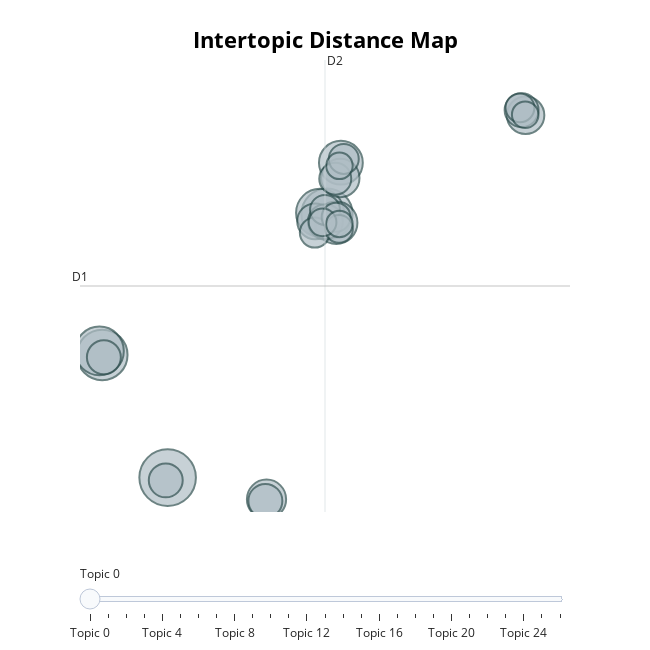

The notebook cell saved with this chart:
### Code cell
topic_fig = topic_model.visualize_topics()
topic_fig.show()
# topic_model.visual

### Figure 1 — Plotly figure (JSON) as saved in the notebook; plotly's stock layout.template omitted (floating-point values rounded to 4 significant figures)
{"data": [{"customdata": [[0, "116 | 115 | 28 | 29 | 175", 50], [1, "dir | ans | échéant | jour | pre", 41], [2, "2006 | 2005 | 2007 | 2004 | 1960", 40], [3, "2003 | 2002 | 1999 | 1994 | 1988", 37], [4, "ainsi | puis | également | pourtant | correspondait", 36], [5, "technologiques | technologique | métiers | professionnel | ouvrières", 30], [6, "vst | vol | dcsf |  | ", 28], [7, "école | scolaires | scolaire | écoles | schooling", 24], [8, "égales | mathématiques | égale | maths | égalité", 23], [9, "sexes | hommes | sexe | masculinités | sex", 22], [10, "nationale | internationales | mondiale |  | ", 20], [11, "garçons | garçon |  |  | ", 19], [12, "93 | 94 | 81 | 84 | 79", 18], [13, "filles | girls | fille | children | ", 18], [14, "éducation | education | éducatif | enseignement | pédagogique", 18], [15, "2008 |  |  |  | ", 18], [16, "plus | effet |  |  | ", 16], [17, "secondaire | supérieur | part |  | ", 14], [18, "scientifiques | scientifique | sciences | physique | biologiques", 14], [19, "duru | degré | davaud | méron | ", 14], [20, "esf | esen | epf | fax | ipsos", 13], [21, "naissance | famille | familial | familiales | mère", 13], [22, "lagrange | vigneron | lévy | larhra | totaux", 12], [23, "11 | sixième |  |  | ", 12], [24, "recherches | recherche | débats | étude | information", 11], [25, "femmes | féminine |  |  | ", 11], [26, "genre | littérature | artistiques | novelle | bibliographie", 11]], "hovertemplate": "<b>Topic %{customdata[0]}</b><br>%{customdata[1]}<br>Size: %{customdata[2]}", "legendgroup": "", "marker": {"color": "#B0BEC5", "line": {"color": "DarkSlateGrey", "width": 2}, "size": [50, 41, 40, 37, 36, 30, 28, 24, 23, 22, 20, 19, 18, 18, 18, 18, 16, 14, 14, 14, 13, 13, 12, 12, 11, 11, 11], "sizemode": "area", "sizeref": 0.03125, "symbol": "circle"}, "mode": "markers", "name": "", "orientation": "v", "showlegend": false, "type": "scatter", "x": [-5.223, 8.243, -10.75, -10.98, 7.656, 9.416, 9.026, 3.132, 9.367, 25.02, 7.237, 8.103, -5.382, 24.68, 3.036, -10.61, 8.94, 7.211, 9.66, 8.072, 9.01, 24.55, 9.256, 7.867, 9.294, 24.99, 9.29], "xaxis": "x", "y": [-2.928, 12.29, 4.156, 4.387, 12.36, 15.26, 11.79, -4.175, 14.37, 18.0, 11.87, 11.85, -3.087, 18.29, -4.273, 4.017, 14.33, 11.22, 15.47, 12.53, 12.1, 18.42, 11.43, 11.81, 15.07, 18.03, 11.72], "yaxis": "y"}], "layout": {"annotations": [{"showarrow": false, "text": "D1", "x": -12.63, "y": 8.136, "yshift": 10}, {"showarrow": false, "text": "D2", "x": 8.073, "xshift": 10, "y": 21.19}], "height": 650, "hoverlabel": {"bgcolor": "white", "font": {"family": "Rockwell", "size": 16}}, "legend": {"itemsizing": "constant", "tracegroupgap": 0}, "margin": {"t": 60}, "shapes": [{"line": {"color": "#CFD8DC", "width": 2}, "type": "line", "x0": 8.073, "x1": 8.073, "y0": -4.914, "y1": 21.19}, {"line": {"color": "#9E9E9E", "width": 2}, "type": "line", "x0": -12.63, "x1": 28.77, "y0": 8.136, "y1": 8.136}], "sliders": [{"active": 0, "pad": {"t": 50}, "steps": [{"args": [{"marker.color": [["red", "#B0BEC5", "#B0BEC5", "#B0BEC5", "#B0BEC5", "#B0BEC5", "#B0BEC5", "#B0BEC5", "#B0BEC5", "#B0BEC5", "#B0BEC5", "#B0BEC5", "#B0BEC5", "#B0BEC5", "#B0BEC5", "#B0BEC5", "#B0BEC5", "#B0BEC5", "#B0BEC5", "#B0BEC5", "#B0BEC5", "#B0BEC5", "#B0BEC5", "#B0BEC5", "#B0BEC5", "#B0BEC5", "#B0BEC5"]]}], "label": "Topic 0", "method": "update"}, {"args": [{"marker.color": [["#B0BEC5", "red", "#B0BEC5", "#B0BEC5", "#B0BEC5", "#B0BEC5", "#B0BEC5", "#B0BEC5", "#B0BEC5", "#B0BEC5", "#B0BEC5", "#B0BEC5", "#B0BEC5", "#B0BEC5", "#B0BEC5", "#B0BEC5", "#B0BEC5", "#B0BEC5", "#B0BEC5", "#B0BEC5", "#B0BEC5", "#B0BEC5", "#B0BEC5", "#B0BEC5", "#B0BEC5", "#B0BEC5", "#B0BEC5"]]}], "label": "Topic 1", "method": "update"}, {"args": [{"marker.color": [["#B0BEC5", "#B0BEC5", "red", "#B0BEC5", "#B0BEC5", "#B0BEC5", "#B0BEC5", "#B0BEC5", "#B0BEC5", "#B0BEC5", "#B0BEC5", "#B0BEC5", "#B0BEC5", "#B0BEC5", "#B0BEC5", "#B0BEC5", "#B0BEC5", "#B0BEC5", "#B0BEC5", "#B0BEC5", "#B0BEC5", "#B0BEC5", "#B0BEC5", "#B0BEC5", "#B0BEC5", "#B0BEC5", "#B0BEC5"]]}], "label": "Topic 2", "method": "update"}, {"args": [{"marker.color": [["#B0BEC5", "#B0BEC5", "#B0BEC5", "red", "#B0BEC5", "#B0BEC5", "#B0BEC5", "#B0BEC5", "#B0BEC5", "#B0BEC5", "#B0BEC5", "#B0BEC5", "#B0BEC5", "#B0BEC5", "#B0BEC5", "#B0BEC5", "#B0BEC5", "#B0BEC5", "#B0BEC5", "#B0BEC5", "#B0BEC5", "#B0BEC5", "#B0BEC5", "#B0BEC5", "#B0BEC5", "#B0BEC5", "#B0BEC5"]]}], "label": "Topic 3", "method": "update"}, {"args": [{"marker.color": [["#B0BEC5", "#B0BEC5", "#B0BEC5", "#B0BEC5", "red", "#B0BEC5", "#B0BEC5", "#B0BEC5", "#B0BEC5", "#B0BEC5", "#B0BEC5", "#B0BEC5", "#B0BEC5", "#B0BEC5", "#B0BEC5", "#B0BEC5", "#B0BEC5", "#B0BEC5", "#B0BEC5", "#B0BEC5", "#B0BEC5", "#B0BEC5", "#B0BEC5", "#B0BEC5", "#B0BEC5", "#B0BEC5", "#B0BEC5"]]}], "label": "Topic 4", "method": "update"}, {"args": [{"marker.color": [["#B0BEC5", "#B0BEC5", "#B0BEC5", "#B0BEC5", "#B0BEC5", "red", "#B0BEC5", "#B0BEC5", "#B0BEC5", "#B0BEC5", "#B0BEC5", "#B0BEC5", "#B0BEC5", "#B0BEC5", "#B0BEC5", "#B0BEC5", "#B0BEC5", "#B0BEC5", "#B0BEC5", "#B0BEC5", "#B0BEC5", "#B0BEC5", "#B0BEC5", "#B0BEC5", "#B0BEC5", "#B0BEC5", "#B0BEC5"]]}], "label": "Topic 5", "method": "update"}, {"args": [{"marker.color": [["#B0BEC5", "#B0BEC5", "#B0BEC5", "#B0BEC5", "#B0BEC5", "#B0BEC5", "red", "#B0BEC5", "#B0BEC5", "#B0BEC5", "#B0BEC5", "#B0BEC5", "#B0BEC5", "#B0BEC5", "#B0BEC5", "#B0BEC5", "#B0BEC5", "#B0BEC5", "#B0BEC5", "#B0BEC5", "#B0BEC5", "#B0BEC5", "#B0BEC5", "#B0BEC5", "#B0BEC5", "#B0BEC5", "#B0BEC5"]]}], "label": "Topic 6", "method": "update"}, {"args": [{"marker.color": [["#B0BEC5", "#B0BEC5", "#B0BEC5", "#B0BEC5", "#B0BEC5", "#B0BEC5", "#B0BEC5", "red", "#B0BEC5", "#B0BEC5", "#B0BEC5", "#B0BEC5", "#B0BEC5", "#B0BEC5", "#B0BEC5", "#B0BEC5", "#B0BEC5", "#B0BEC5", "#B0BEC5", "#B0BEC5", "#B0BEC5", "#B0BEC5", "#B0BEC5", "#B0BEC5", "#B0BEC5", "#B0BEC5", "#B0BEC5"]]}], "label": "Topic 7", "method": "update"}, {"args": [{"marker.color": [["#B0BEC5", "#B0BEC5", "#B0BEC5", "#B0BEC5", "#B0BEC5", "#B0BEC5", "#B0BEC5", "#B0BEC5", "red", "#B0BEC5", "#B0BEC5", "#B0BEC5", "#B0BEC5", "#B0BEC5", "#B0BEC5", "#B0BEC5", "#B0BEC5", "#B0BEC5", "#B0BEC5", "#B0BEC5", "#B0BEC5", "#B0BEC5", "#B0BEC5", "#B0BEC5", "#B0BEC5", "#B0BEC5", "#B0BEC5"]]}], "label": "Topic 8", "method": "update"}, {"args": [{"marker.color": [["#B0BEC5", "#B0BEC5", "#B0BEC5", "#B0BEC5", "#B0BEC5", "#B0BEC5", "#B0BEC5", "#B0BEC5", "#B0BEC5", "red", "#B0BEC5", "#B0BEC5", "#B0BEC5", "#B0BEC5", "#B0BEC5", "#B0BEC5", "#B0BEC5", "#B0BEC5", "#B0BEC5", "#B0BEC5", "#B0BEC5", "#B0BEC5", "#B0BEC5", "#B0BEC5", "#B0BEC5", "#B0BEC5", "#B0BEC5"]]}], "label": "Topic 9", "method": "update"}, {"args": [{"marker.color": [["#B0BEC5", "#B0BEC5", "#B0BEC5", "#B0BEC5", "#B0BEC5", "#B0BEC5", "#B0BEC5", "#B0BEC5", "#B0BEC5", "#B0BEC5", "red", "#B0BEC5", "#B0BEC5", "#B0BEC5", "#B0BEC5", "#B0BEC5", "#B0BEC5", "#B0BEC5", "#B0BEC5", "#B0BEC5", "#B0BEC5", "#B0BEC5", "#B0BEC5", "#B0BEC5", "#B0BEC5", "#B0BEC5", "#B0BEC5"]]}], "label": "Topic 10", "method": "update"}, {"args": [{"marker.color": [["#B0BEC5", "#B0BEC5", "#B0BEC5", "#B0BEC5", "#B0BEC5", "#B0BEC5", "#B0BEC5", "#B0BEC5", "#B0BEC5", "#B0BEC5", "#B0BEC5", "red", "#B0BEC5", "#B0BEC5", "#B0BEC5", "#B0BEC5", "#B0BEC5", "#B0BEC5", "#B0BEC5", "#B0BEC5", "#B0BEC5", "#B0BEC5", "#B0BEC5", "#B0BEC5", "#B0BEC5", "#B0BEC5", "#B0BEC5"]]}], "label": "Topic 11", "method": "update"}, {"args": [{"marker.color": [["#B0BEC5", "#B0BEC5", "#B0BEC5", "#B0BEC5", "#B0BEC5", "#B0BEC5", "#B0BEC5", "#B0BEC5", "#B0BEC5", "#B0BEC5", "#B0BEC5", "#B0BEC5", "red", "#B0BEC5", "#B0BEC5", "#B0BEC5", "#B0BEC5", "#B0BEC5", "#B0BEC5", "#B0BEC5", "#B0BEC5", "#B0BEC5", "#B0BEC5", "#B0BEC5", "#B0BEC5", "#B0BEC5", "#B0BEC5"]]}], "label": "Topic 12", "method": "update"}, {"args": [{"marker.color": [["#B0BEC5", "#B0BEC5", "#B0BEC5", "#B0BEC5", "#B0BEC5", "#B0BEC5", "#B0BEC5", "#B0BEC5", "#B0BEC5", "#B0BEC5", "#B0BEC5", "#B0BEC5", "#B0BEC5", "red", "#B0BEC5", "#B0BEC5", "#B0BEC5", "#B0BEC5", "#B0BEC5", "#B0BEC5", "#B0BEC5", "#B0BEC5", "#B0BEC5", "#B0BEC5", "#B0BEC5", "#B0BEC5", "#B0BEC5"]]}], "label": "Topic 13", "method": "update"}, {"args": [{"marker.color": [["#B0BEC5", "#B0BEC5", "#B0BEC5", "#B0BEC5", "#B0BEC5", "#B0BEC5", "#B0BEC5", "#B0BEC5", "#B0BEC5", "#B0BEC5", "#B0BEC5", "#B0BEC5", "#B0BEC5", "#B0BEC5", "red", "#B0BEC5", "#B0BEC5", "#B0BEC5", "#B0BEC5", "#B0BEC5", "#B0BEC5", "#B0BEC5", "#B0BEC5", "#B0BEC5", "#B0BEC5", "#B0BEC5", "#B0BEC5"]]}], "label": "Topic 14", "method": "update"}, {"args": [{"marker.color": [["#B0BEC5", "#B0BEC5", "#B0BEC5", "#B0BEC5", "#B0BEC5", "#B0BEC5", "#B0BEC5", "#B0BEC5", "#B0BEC5", "#B0BEC5", "#B0BEC5", "#B0BEC5", "#B0BEC5", "#B0BEC5", "#B0BEC5", "red", "#B0BEC5", "#B0BEC5", "#B0BEC5", "#B0BEC5", "#B0BEC5", "#B0BEC5", "#B0BEC5", "#B0BEC5", "#B0BEC5", "#B0BEC5", "#B0BEC5"]]}], "label": "Topic 15", "method": "update"}, {"args": [{"marker.color": [["#B0BEC5", "#B0BEC5", "#B0BEC5", "#B0BEC5", "#B0BEC5", "#B0BEC5", "#B0BEC5", "#B0BEC5", "#B0BEC5", "#B0BEC5", "#B0BEC5", "#B0BEC5", "#B0BEC5", "#B0BEC5", "#B0BEC5", "#B0BEC5", "red", "#B0BEC5", "#B0BEC5", "#B0BEC5", "#B0BEC5", "#B0BEC5", "#B0BEC5", "#B0BEC5", "#B0BEC5", "#B0BEC5", "#B0BEC5"]]}], "label": "Topic 16", "method": "update"}, {"args": [{"marker.color": [["#B0BEC5", "#B0BEC5", "#B0BEC5", "#B0BEC5", "#B0BEC5", "#B0BEC5", "#B0BEC5", "#B0BEC5", "#B0BEC5", "#B0BEC5", "#B0BEC5", "#B0BEC5", "#B0BEC5", "#B0BEC5", "#B0BEC5", "#B0BEC5", "#B0BEC5", "red", "#B0BEC5", "#B0BEC5", "#B0BEC5", "#B0BEC5", "#B0BEC5", "#B0BEC5", "#B0BEC5", "#B0BEC5", "#B0BEC5"]]}], "label": "Topic 17", "method": "update"}, {"args": [{"marker.color": [["#B0BEC5", "#B0BEC5", "#B0BEC5", "#B0BEC5", "#B0BEC5", "#B0BEC5", "#B0BEC5", "#B0BEC5", "#B0BEC5", "#B0BEC5", "#B0BEC5", "#B0BEC5", "#B0BEC5", "#B0BEC5", "#B0BEC5", "#B0BEC5", "#B0BEC5", "#B0BEC5", "red", "#B0BEC5", "#B0BEC5", "#B0BEC5", "#B0BEC5", "#B0BEC5", "#B0BEC5", "#B0BEC5", "#B0BEC5"]]}], "label": "Topic 18", "method": "update"}, {"args": [{"marker.color": [["#B0BEC5", "#B0BEC5", "#B0BEC5", "#B0BEC5", "#B0BEC5", "#B0BEC5", "#B0BEC5", "#B0BEC5", "#B0BEC5", "#B0BEC5", "#B0BEC5", "#B0BEC5", "#B0BEC5", "#B0BEC5", "#B0BEC5", "#B0BEC5", "#B0BEC5", "#B0BEC5", "#B0BEC5", "red", "#B0BEC5", "#B0BEC5", "#B0BEC5", "#B0BEC5", "#B0BEC5", "#B0BEC5", "#B0BEC5"]]}], "label": "Topic 19", "method": "update"}, {"args": [{"marker.color": [["#B0BEC5", "#B0BEC5", "#B0BEC5", "#B0BEC5", "#B0BEC5", "#B0BEC5", "#B0BEC5", "#B0BEC5", "#B0BEC5", "#B0BEC5", "#B0BEC5", "#B0BEC5", "#B0BEC5", "#B0BEC5", "#B0BEC5", "#B0BEC5", "#B0BEC5", "#B0BEC5", "#B0BEC5", "#B0BEC5", "red", "#B0BEC5", "#B0BEC5", "#B0BEC5", "#B0BEC5", "#B0BEC5", "#B0BEC5"]]}], "label": "Topic 20", "method": "update"}, {"args": [{"marker.color": [["#B0BEC5", "#B0BEC5", "#B0BEC5", "#B0BEC5", "#B0BEC5", "#B0BEC5", "#B0BEC5", "#B0BEC5", "#B0BEC5", "#B0BEC5", "#B0BEC5", "#B0BEC5", "#B0BEC5", "#B0BEC5", "#B0BEC5", "#B0BEC5", "#B0BEC5", "#B0BEC5", "#B0BEC5", "#B0BEC5", "#B0BEC5", "red", "#B0BEC5", "#B0BEC5", "#B0BEC5", "#B0BEC5", "#B0BEC5"]]}], "label": "Topic 21", "method": "update"}, {"args": [{"marker.color": [["#B0BEC5", "#B0BEC5", "#B0BEC5", "#B0BEC5", "#B0BEC5", "#B0BEC5", "#B0BEC5", "#B0BEC5", "#B0BEC5", "#B0BEC5", "#B0BEC5", "#B0BEC5", "#B0BEC5", "#B0BEC5", "#B0BEC5", "#B0BEC5", "#B0BEC5", "#B0BEC5", "#B0BEC5", "#B0BEC5", "#B0BEC5", "#B0BEC5", "red", "#B0BEC5", "#B0BEC5", "#B0BEC5", "#B0BEC5"]]}], "label": "Topic 22", "method": "update"}, {"args": [{"marker.color": [["#B0BEC5", "#B0BEC5", "#B0BEC5", "#B0BEC5", "#B0BEC5", "#B0BEC5", "#B0BEC5", "#B0BEC5", "#B0BEC5", "#B0BEC5", "#B0BEC5", "#B0BEC5", "#B0BEC5", "#B0BEC5", "#B0BEC5", "#B0BEC5", "#B0BEC5", "#B0BEC5", "#B0BEC5", "#B0BEC5", "#B0BEC5", "#B0BEC5", "#B0BEC5", "red", "#B0BEC5", "#B0BEC5", "#B0BEC5"]]}], "label": "Topic 23", "method": "update"}, {"args": [{"marker.color": [["#B0BEC5", "#B0BEC5", "#B0BEC5", "#B0BEC5", "#B0BEC5", "#B0BEC5", "#B0BEC5", "#B0BEC5", "#B0BEC5", "#B0BEC5", "#B0BEC5", "#B0BEC5", "#B0BEC5", "#B0BEC5", "#B0BEC5", "#B0BEC5", "#B0BEC5", "#B0BEC5", "#B0BEC5", "#B0BEC5", "#B0BEC5", "#B0BEC5", "#B0BEC5", "#B0BEC5", "red", "#B0BEC5", "#B0BEC5"]]}], "label": "Topic 24", "method": "update"}, {"args": [{"marker.color": [["#B0BEC5", "#B0BEC5", "#B0BEC5", "#B0BEC5", "#B0BEC5", "#B0BEC5", "#B0BEC5", "#B0BEC5", "#B0BEC5", "#B0BEC5", "#B0BEC5", "#B0BEC5", "#B0BEC5", "#B0BEC5", "#B0BEC5", "#B0BEC5", "#B0BEC5", "#B0BEC5", "#B0BEC5", "#B0BEC5", "#B0BEC5", "#B0BEC5", "#B0BEC5", "#B0BEC5", "#B0BEC5", "red", "#B0BEC5"]]}], "label": "Topic 25", "method": "update"}, {"args": [{"marker.color": [["#B0BEC5", "#B0BEC5", "#B0BEC5", "#B0BEC5", "#B0BEC5", "#B0BEC5", "#B0BEC5", "#B0BEC5", "#B0BEC5", "#B0BEC5", "#B0BEC5", "#B0BEC5", "#B0BEC5", "#B0BEC5", "#B0BEC5", "#B0BEC5", "#B0BEC5", "#B0BEC5", "#B0BEC5", "#B0BEC5", "#B0BEC5", "#B0BEC5", "#B0BEC5", "#B0BEC5", "#B0BEC5", "#B0BEC5", "red"]]}], "label": "Topic 26", "method": "update"}]}], "title": {"font": {"color": "Black", "size": 22}, "text": "<b>Intertopic Distance Map</b>", "x": 0.5, "xanchor": "center", "y": 0.95, "yanchor": "top"}, "width": 650, "xaxis": {"anchor": "y", "domain": [0, 1], "range": [-12.63, 28.77], "title": {"text": ""}, "visible": false}, "yaxis": {"anchor": "x", "domain": [0, 1], "range": [-4.914, 21.19], "title": {"text": ""}, "visible": false}}}
